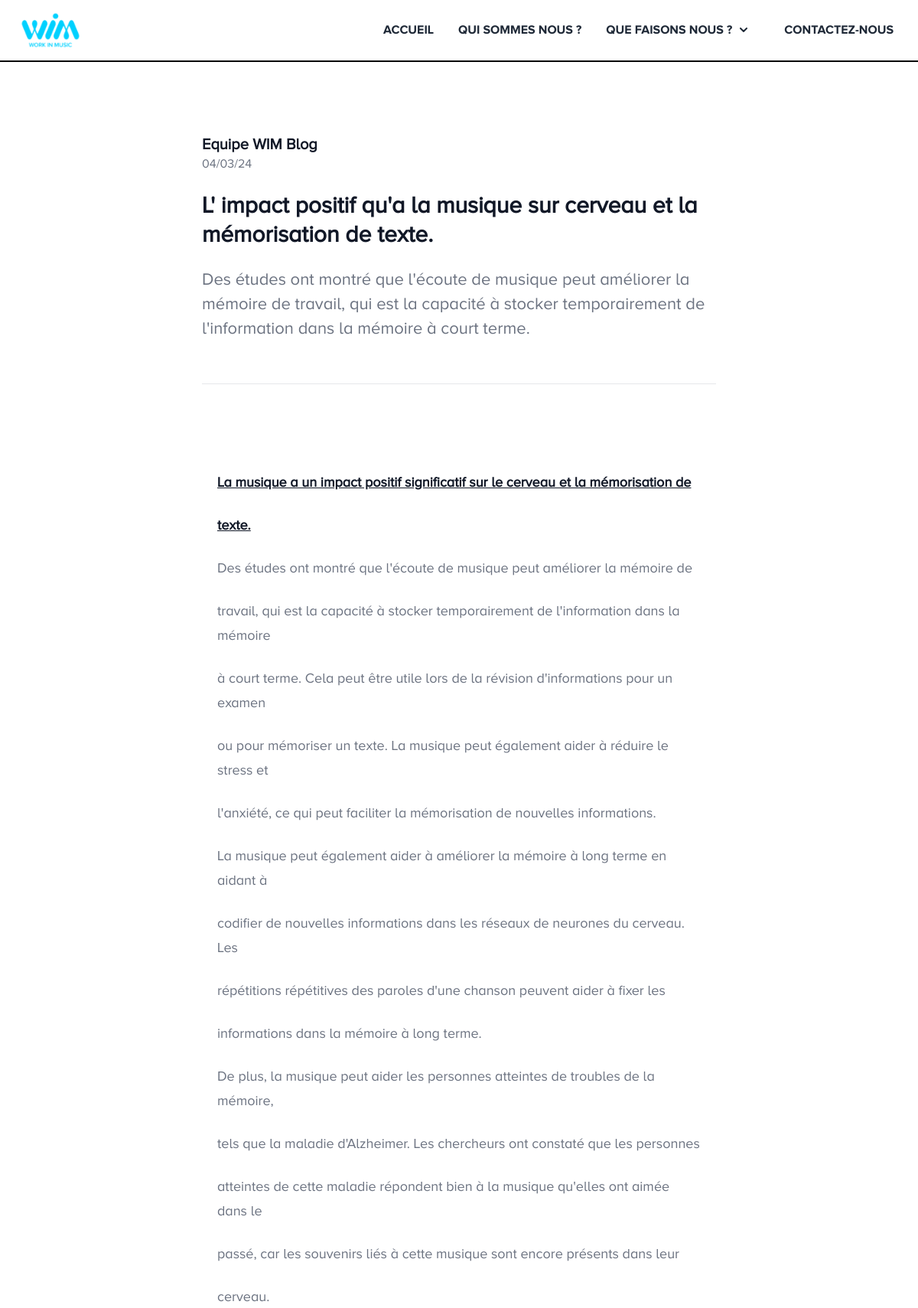
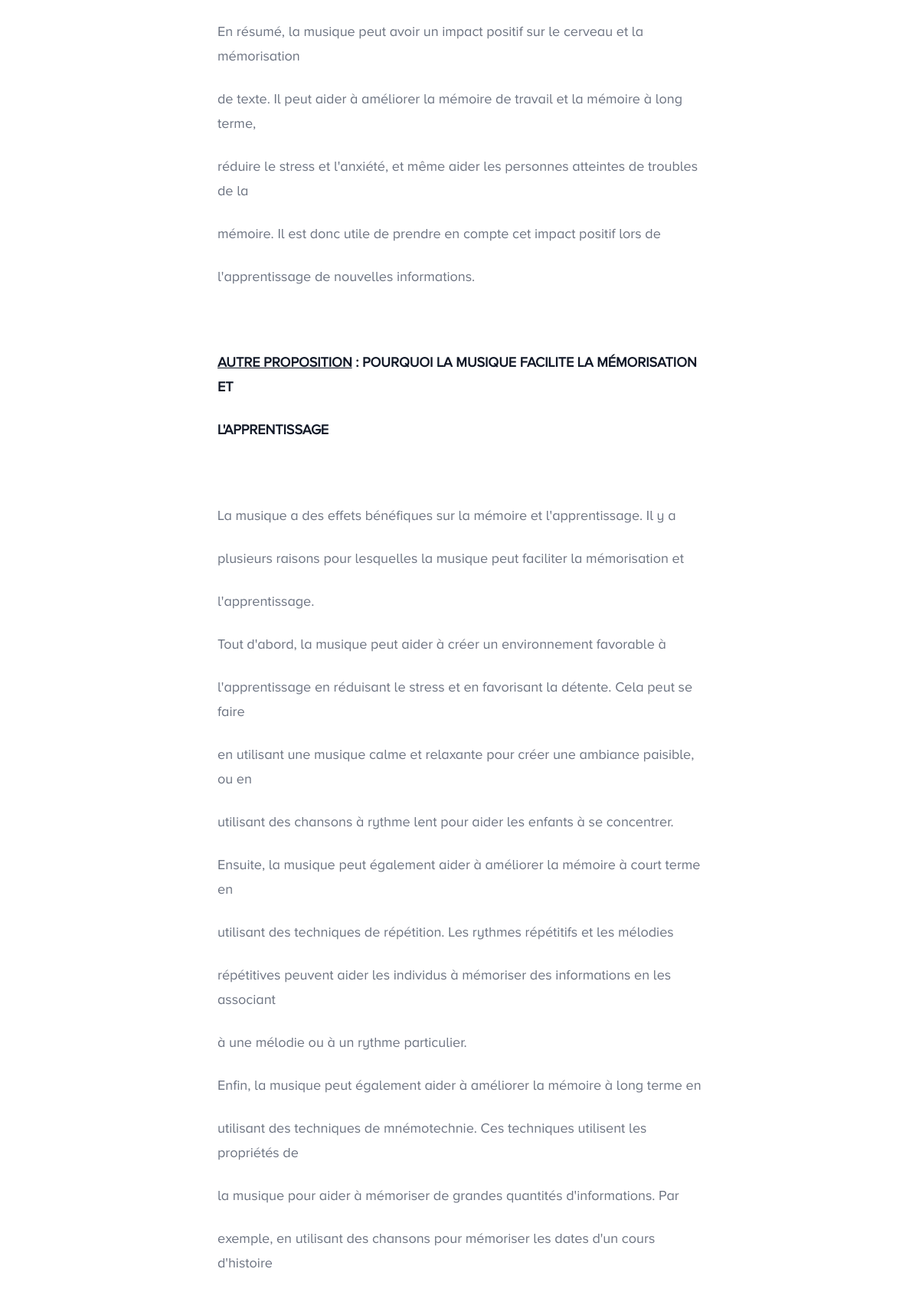
The page /blog/l-impact-positif-qua-la-musique-sur-cerveau-et-la-memorisation-de-texte (upper part) on the database its author committed (2 pictures, top to bottom).
### blog/models.py (models this page shows, shortened)
class Post(models.Model):
    title=models.CharField(max_length=500)
    content=FroalaField()
    description=models.CharField(max_length=1000,default="")
    active=models.BooleanField(default=True)
    type=models.CharField(max_length=200,default="Tutoriel")
    author=models.CharField(max_length=200,default="Anonyme")
    date=models.DateTimeField(auto_now=True)
    slug = models.SlugField(blank=True,null=True)

### blog/views.py (the view)
# urls.py: path("<str:slug>",views.blog_view_unique,name="blog_unique"),
def blog_view_unique(request,slug):
    post=get_object_or_404(Post,slug=slug)
    others=Post.objects.filter(active=True).exclude(slug__in=[slug])
    context={
        "post":post,
        "taille":len(others)
    }
    return render(request,"blog_detail.html",context=context)

### template/blog_detail.html (shortened to what this page needs)
{% extends 'base.html' %}
{% load static %}
{% load mathfilters %}
{% block content %}
  <section id="section_home" class="max-w-screen py-8  min-h-[150px] overflow-x-hidden ">
  </section>
  <section>
    <div class="flex justify-between px-4 mx-auto max-w-screen-xl ">
      <article class="mx-auto w-full max-w-2xl format format-sm sm:format-base lg:format-lg format-blue dark:format-invert">
          <header class="mb-4 lg:mb-6 not-format">
              <address class="flex items-center mb-6 not-italic">
                  <div class="inline-flex items-center mr-3 text-sm text-gray-900 dark:text-white">
                      <div>
                          <a href="" rel="author" class="text-xl font-bold text-gray-900 dark:text-white">{{post.author}}</a>
                          <p class="text-base text-gray-500 dark:text-gray-400"><time pubdate datetime="2022-02-08" title="February 8th, 2022">{{ post.date | date:"d/m/y" }}</time></p>
                      </div>
                  </div>
              </address>
              <h1 class="mb-4 text-3xl font-extrabold leading-tight text-gray-900 lg:mb-6 lg:text-4xl dark:text-white">
                  {{ post.title }}</h1>
          </header>
          <p class="lead">{{post.description}}</p>
          <hr class="mt-2 mb-2"/>
             <div class="px-5 py-8 mt-5 mb-8 min-h-[275px]">
                    {{ post.content | safe }}
             </div>
              </article>
          </section>
  </div>
{% endblock content %}

### rows shown on the page
Post: author "Equipe WIM Blog", date "04/03/24", title "L' impact positif qu'a la musique sur cerveau et la mémorisation de texte.", description "Des études ont montré que l'écoute de musique peut améliorer la mémoire de travail, qui est la capacité à stocker temporairement de l'information dans la mémoire à court terme.", content "La musique a un impact positif significatif sur le cerveau et la mémorisation de texte. Des études ont montré que l'écoute de musique peut améliorer la mémoire de travail, qui est la capacité à stocker temporairement de l'information dans la mémoire à court terme. Cela peut être utile lors de la révision d'informations pour un examen ou pour mémoriser un texte. La musique peut également aider à réduire le stress et l'anxiété, ce qui peut faciliter la mémorisation de nouvelles informations. La musique peut également aider à améliorer la mémoire à long terme en aidant à codifier de nouvelles informations dans les réseaux de neurones du cerveau. Les répétitions répétitives des paroles d'une…"
